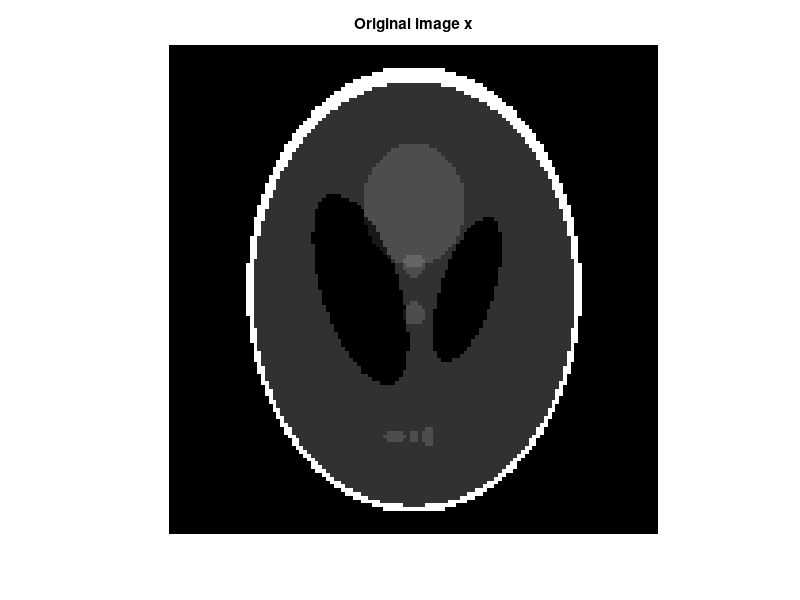
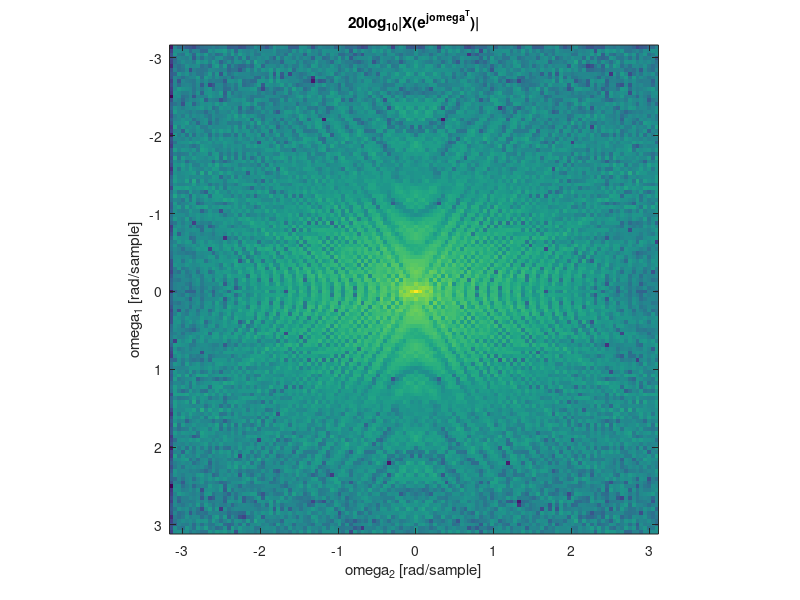

MATLAB code for these plots, in order: (Note: this script raises an error after producing the figures.)
%[text] # Sample 12-2: Filtered backprojection (FBP)
%[text] Advanced Topics in Image Processing, Lecture 12 "Image Restoration"
%[text] Shogo Muramatsu
%[text] Verified: MATLAB R2026b
%%
%[text] ## Parameter settings
%[text] - nSlices: number $I$ of projection angles
%[text] - lambda: regularization parameter $\\lambda$ \
nSlices = 180; %[control:slider:9364]{"position":[11,14]}
lambda = 10^0 %[control:slider:4aca]{"position":[13,14]}
%%
%[text] ## Creation of a tomographic slice image
%[text] - $u(\\boldsymbol{q}), \\boldsymbol{q}\\in\\mathbb{R}^2$: distribution (absorption coefficients) \
%[text] Create the modified Shepp-Logan head phantom image $\\mathbf{x}$ (samples of $u(\\boldsymbol{q})$) by the function `phantom` and display it.
x = phantom(128);
figure
imshow(x)
title("Original image x")
%%
%[text] ### Two-dimensional DFT
%[text] $\\tilde{x}\[\\boldsymbol{k}\]=X(\\mathrm{e}^{\\mathrm{j}\\boldsymbol{\\omega}^\\top})|\_{\\boldsymbol{\\omega}=2\\pi\\boldsymbol{N}^{-\\top}\\boldsymbol{k}}$
nPointsQ = 2.^nextpow2(size(x));
Xt = fftn(x,nPointsQ);
figure
w0 = linspace(-pi,pi-2*pi/nPointsQ(2),nPointsQ(2));
w1 = linspace(-pi,pi-2*pi/nPointsQ(1),nPointsQ(1));
imagesc(w1,w0,fftshift(20*log10(abs(Xt))));
axis square
ylabel("\omega_1 [rad/sample]")
xlabel("\omega_2 [rad/sample]")
title("20log_{10}|X(e^{j\omega^T})|")
ax = gca;
ax.YLim = [-pi pi];
ax.XLim = [-pi pi];
ax.YTick = [-pi 0 pi];
ax.YTickLabel = { '-\pi', '0', '\pi'};
ax.XTick = [-pi 0 pi];
ax.XTickLabel = { '-\pi', '0', '\pi'};
%%
%[text] ## Radon transform
%[text] $r(p\_1;\\theta)=\\int\_{\\mathbb{R}}u(\\mathbf{R}\_\\theta\\boldsymbol{p})\\,\\mathrm{d}p\_2$
%[text] where
%[text] - $\\mathbf{R}\_\\theta=\\begin{pmatrix}\\cos\\theta & -\\sin\\theta\\\\ \\sin\\theta & \\cos\\theta\\end{pmatrix}$: rotation matrix
%[text] - $\\boldsymbol{p}=(p\_1\\ \\ p\_2)^\\top\\in\\mathbb{R}^2$ \
%[text] Use the function `radon`.
thetaset = linspace(0,180-180/nSlices,nSlices);
[r,p] = radon(x,thetaset);
%[text] Show the sinogram
figure
imshow(r,[],"XData",thetaset,"YData",p,"InitialMagnification","fit")
axis on
xlabel("\theta (degrees)")
ylabel("p_1")
title("Sinogram r(p_1;\theta)")
colormap(gca,hot), colorbar
%%
%[text] ## One-dimensional DFT of each slice
%[text] Central slice theorem
%[text] $\\tilde{r}(\\xi;\\theta)=\\tilde{u}\\left(\\xi\\begin{pmatrix}\\cos\\theta\\\\ \\sin\\theta\\end{pmatrix}\\right)$
%[text] NOTE that the coordinates are shown in the vertical and horizontal order.
%[text] Interpretation with the DFT
%[text] $\\tilde{r}\_{\\theta}\[k\]=\\tilde{r}(\\omega;\\theta)|\_{\\omega=2\\pi k/P}=X(\\mathrm{e}^{\\mathrm{j}\\boldsymbol{\\omega}^\\top})|\_{\\boldsymbol{\\omega}=(\\cos\\theta\\ \\ \\sin\\theta)^\\top 2\\pi k/P}$
nPoints = 2^nextpow2(max([size(Xt,1) length(p)]));
rc = circshift(padarray(r,nPoints-size(r,1),"post"),p(1));
R = fft(rc,nPoints,1);
%[text] Display the spectra of the slices
figure
wx = linspace(-pi,pi-2*pi/nPoints,nPoints);
imagesc(thetaset,wx,fftshift(20*log10(abs(R)),1))
ylabel("\omega [rad/sample]")
xlabel("\theta (degrees)")
title("20log_{10}|R(e^{j\omega};\theta)|")
ax = gca;
ax.YLim = [-pi pi];
ax.YTick = [-pi 0 pi];
ax.YTickLabel = { '-\pi', '0', '\pi'};
%%
%[text] ## Inverse Radon transform
%[text] ### Problem setting
%[text] $\\hat{\\mathbf{x}}=\\arg\\min\_\\mathbf{x}\\frac{1}{2}\\left\\|\\begin{pmatrix}\\mathbf{r}\_{\\theta\_0}\\\\ \\mathbf{r}\_{\\theta\_1}\\\\ \\vdots\\\\ \\mathbf{r}\_{\\theta\_{I-1}}\\end{pmatrix}-\\begin{pmatrix}\\mathbf{W}\_P^{-1}\\mathbf{S}\_{\\mathcal{I}\_{\\theta\_0}}\\\\ \\mathbf{W}\_P^{-1}\\mathbf{S}\_{\\mathcal{I}\_{\\theta\_1}}\\\\ \\vdots\\\\ \\mathbf{W}\_P^{-1}\\mathbf{S}\_{\\mathcal{I}\_{\\theta\_{I-1}}}\\end{pmatrix}\\mathbf{W}\_{\\boldsymbol{N}}\\mathbf{x}\\right\\|\_2^2+\\frac{\\lambda}{2}\\|\\mathbf{L}\\mathbf{x}\\|\_2^2$
%[text] where
%[text] - $\\mathbf{x}\\in\\mathbb{R}^N$: vector representation of the sampled array of $u(\\boldsymbol{q})$
%[text] - $\\mathbf{r}\_{\\theta\_i}\\in\\mathbb{R}^P$: vector representation of the sampled projection $r(p\_1;\\theta\_i)$
%[text] - $\\mathbf{W}\_P$, $\\mathbf{W}\_{\\boldsymbol{N}}$: one- and two-dimensional DFT matrices
%[text] - $\\mathbf{S}\_{\\mathcal{I}\_{\\theta\_i}}$: extraction of the line of direction $\\theta\_i$ in the frequency plane
%[text] - $\\mathbf{L}=(\\mathbf{G}\_1^\\top\\ \\ \\mathbf{G}\_2^\\top)^\\top$: gradient filters \
%[text] ### Solution
%[text] $\\hat{\\mathbf{x}}=\\mathbf{W}\_{\\boldsymbol{N}}^{-1}\\left\\{\\left(\\sum\_{i=0}^{I-1}\\mathbf{S}\_{\\mathcal{I}\_{\\theta\_i}}^\\top\\mathbf{S}\_{\\mathcal{I}\_{\\theta\_i}}\\right)+\\lambda\\frac{P}{N}\\mathbf{W}\_{\\boldsymbol{N}}\\mathbf{L}^\\top\\mathbf{L}\\mathbf{W}\_{\\boldsymbol{N}}^{-1}\\right\\}^{-1}\\left(\\sum\_{i=0}^{I-1}\\mathbf{S}\_{\\mathcal{I}\_{\\theta\_i}}^\\top\\mathbf{W}\_P\\mathbf{r}\_{\\theta\_i}\\right)$
%[text] $\\stackrel{\\mathrm{DFT}}{\\longleftrightarrow}\\tilde{\\hat{\\mathsf{x}}}=\\left(\\sum\_{i=0}^{I-1}\\tilde{\\mathsf{r}}\_{\\theta\_i}\\right)\\oslash\\left\[\\tilde{\\mathsf{z}}+\\lambda\\frac{P}{N}\\left(\\mathrm{abs}(\\tilde{\\mathsf{g}}\_1)^{\\circ 2}+\\mathrm{abs}(\\tilde{\\mathsf{g}}\_2)^{\\circ 2}\\right)\\right\]$
%[text] - $\\tilde{\\mathsf{z}}$: accumulated slice lines (mask) in the frequency plane
%[text] - $\\tilde{\\mathsf{g}}\_1$, $\\tilde{\\mathsf{g}}\_2$: frequency responses (2-D DFTs) of the gradient filters $\\mathbf{G}\_1$, $\\mathbf{G}\_2$ (here the Sobel filters) \
% Accumulation of the backprojected spectra
SR = zeros(nPoints+1);
% Accumulation of the slice lines in the frequency domain
SS = zeros(nPoints+1);
% Zero array
S0 = zeros(nPoints+1);
S1 = S0;
S1(1,:) = 1;
for iSlice = 1:length(thetaset)
    theta = thetaset(iSlice);
    Si = S0;
    Si(1,:) = [R(:,iSlice).' 0];
    SR = SR + imrotate(fftshift(Si),theta,"crop");
    SS = SS + imrotate(fftshift(S1,1),theta,"crop");
end
SR = ifftshift(SR(1:end-1,1:end-1));
SS = ifftshift(SS(1:end-1,1:end-1));
%[text] Display the accumulated slice lines
figure
[k0,k1] = ndgrid(linspace(-pi,pi-2*pi/nPoints,nPoints));
surf(k0,k1,fftshift(SS),"EdgeColor","none")
ylabel("\omega_1 [rad/sample]")
xlabel("\omega_2 [rad/sample]")
title("Accumulated slice lines z[{\bfk}]")
ax = gca;
ax.YDir = 'reverse';
ax.YLim = [-pi pi];
ax.XLim = [-pi pi];
ax.YTick = [-pi 0 pi];
ax.YTickLabel = { '-\pi', '0', '\pi'};
ax.XTick = [-pi 0 pi];
ax.XTickLabel = { '-\pi', '0', '\pi'};
%[text] Display the backprojected spectrum
figure
imagesc(w0,w1,fftshift(20*log10(abs(SR))))
axis square
ylabel("\omega_1 [rad/sample]")
xlabel("\omega_2 [rad/sample]")
title("Backprojected spectrum \Sigma_i r_{\theta_i}[{\bfk}]")
ax = gca;
ax.YDir = 'reverse';
ax.YLim = [-pi pi];
ax.XLim = [-pi pi];
ax.YTick = [-pi 0 pi];
ax.YTickLabel = { '-\pi', '0', '\pi'};
ax.XTick = [-pi 0 pi];
ax.XTickLabel = { '-\pi', '0', '\pi'};
%%
%[text] ### Power spectrum of the gradient filters
%[text] $\\mathbf{L}^\\top\\mathbf{L}\\stackrel{\\mathrm{DFT}}{\\longleftrightarrow}\\mathrm{abs}(\\tilde{\\mathsf{g}}\_1)^{\\circ 2}+\\mathrm{abs}(\\tilde{\\mathsf{g}}\_2)^{\\circ 2}$
%[text] Adopt the Sobel filters.
g0 = fspecial("sobel");
g1 = g0.';
GG = abs(fftn(g0,nPoints*[1 1])).^2+abs(fftn(g1,nPoints*[1 1])).^2;
%[text] Weight $P/N$ with $P$ points of the projection DFT and $N=P^2$ points of the two-dimensional DFT
%[text] (the 2026 version used the factor $P$ instead of $P/N$, which only rescales $\\lambda$).
LL = (nPoints/nPoints^2)*GG;
%[text] Display the power spectrum
figure
mesh(k1,k0,fftshift(GG))
ylabel("\omega_1 [rad/sample]")
xlabel("\omega_2 [rad/sample]")
title("|g_1|^2+|g_2|^2")
ax = gca;
ax.YDir = 'reverse';
ax.YLim = [-pi pi];
ax.XLim = [-pi pi];
ax.YTick = [-pi 0 pi];
ax.YTickLabel = { '-\pi', '0', '\pi'};
ax.XTick = [-pi 0 pi];
ax.XTickLabel = { '-\pi', '0', '\pi'};
%%
%[text] ## Image reconstruction
%[text] EPS is added to the denominator to avoid division by zero.
figure
tiledlayout(1,3)
% FBP with regularization
Ur = SR./(SS+lambda*LL+eps);
xr = circshift(real(ifft2(Ur)),size(x)/2);
xr = xr(1:size(x,1),1:size(x,2));
nexttile
imshow(xr,[])
title("FBP w/ regularization")

% FBP without regularization
Uo = SR./(SS+eps);
xo = circshift(real(ifft2(Uo)),size(x)/2);
xo = xo(1:size(x,1),1:size(x,2));
nexttile
imshow(xo,[])
title("FBP w/o regularization")

% BP without filtering
xb = circshift(real(ifft2(SR)),size(x)/2);
xb = xb(1:size(x,1),1:size(x,2));
nexttile
imshow(xb,[])
title("BP w/o filtering")
%%
%[text] ## Function iradon
%[text] An example of the MATLAB function `iradon` for the inverse Radon transform.
%[text] Perform the filtered backprojection.
I1 = iradon(r,thetaset);
%[text] Perform the unfiltered backprojection.
I2 = iradon(r,thetaset,"linear","none");
%[text] Display the reconstructed images.
figure
tiledlayout(1,2)
nexttile
imshow(I1,[])
title("Filtered backprojection")
nexttile
imshow(I2,[])
title("Unfiltered backprojection")
%%
%[text] © Copyright, Shogo MURAMATSU, All rights reserved.

%[appendix]{"version":"1.0"}
%---
%[metadata:view]
%   data: {"layout":"inline","rightPanelPercent":40}
%---
%[control:slider:9364]
%   data: {"defaultValue":180,"label":"nSlices","max":180,"min":2,"run":"SectionToEnd","runOn":"ValueChanged","step":1}
%---
%[control:slider:4aca]
%   data: {"defaultValue":0,"label":"log10(lambda)","max":4,"min":-4,"run":"SectionToEnd","runOn":"ValueChanged","step":0.5}
%---
